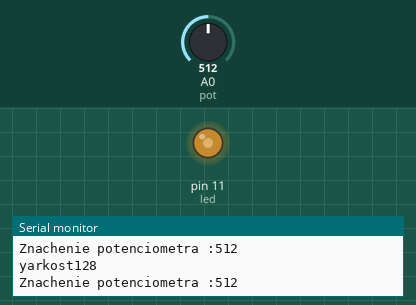
The sketch below on a simulated Arduino Uno, built with avr-gcc and run on an emulated ATmega328P. On the bench: output pins drawn as LEDs (lit = HIGH), the last lines printed to the serial monitor. The inputs (shaded band) are chosen by the test bench; at power-on: A0 (pot) = 512.

Above: at 1.2 s.
1.3 s: A0 (pot) set to 413
At 1.6 s:
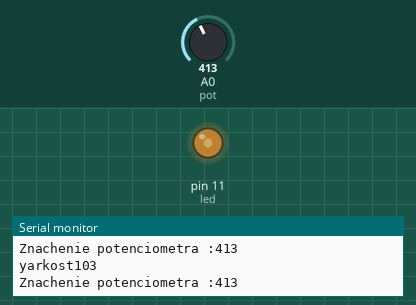
4.3 s: A0 (pot) set to 388
At 5.2 s:
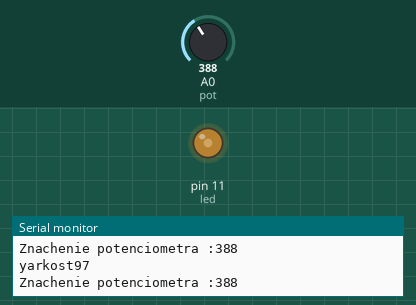
7.3 s: A0 (pot) set to 716
At 8.5 s:
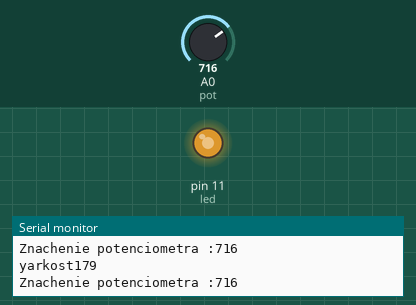
8.8 s: A0 (pot) set to 981
At 9.1 s:
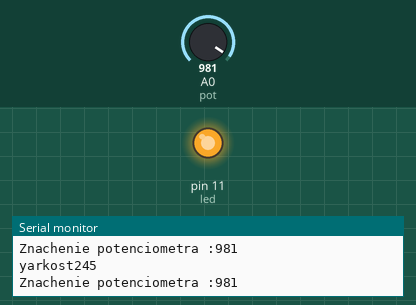
10.3 s: A0 (pot) set to 1012
At 11.3 s:
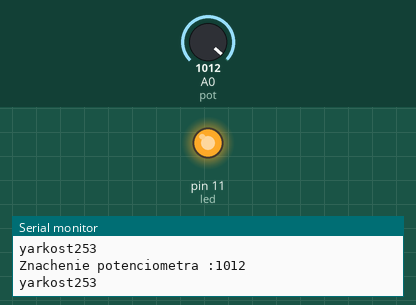
11.8 s: A0 (pot) set to 122
At 12.7 s:
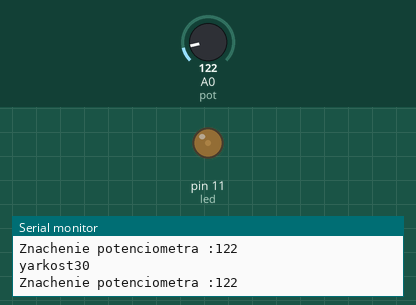
Timing chart, 0 to 14.3 s (numbered marks = the images above; inputs shaded):
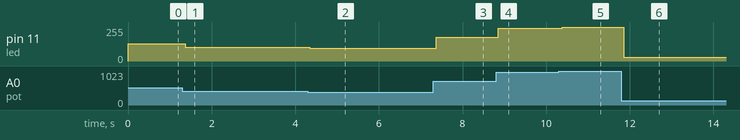

Measured:
- after the input at 1.3 s, pin 11 (led): 128/255 → 103/255 after 0.07 s
- after the input at 4.3 s, pin 11 (led): 103/255 → 97/255 at once
- after the input at 7.3 s, pin 11 (led): 97/255 → 179/255 after 0.07 s
- after the input at 8.8 s, pin 11 (led): 179/255 → 245/255 after 0.06 s
- after the input at 10.3 s, pin 11 (led): 245/255 → 253/255 after 0.09 s
- after the input at 11.8 s, pin 11 (led): 253/255 → 30/255 after 0.06 s

The sketch:

Potenciometr.ino
```cpp
/*
 * Суть программы это перевод значения полученого с потенциометра в шим
 */


  #define led    11 // светодиод
  #define pot    A0 // потенциометр

  int rotat; // значение потенциомтера
  int ledVal; // значение шим

void setup(){
  Serial.begin(9600);
  pinMode(led, OUTPUT);
  pinMode(pot, INPUT);
}

void loop(){
  rotat = analogRead(pot);

  // Преобразуем значение в яркость. Для этого делим rotat на 4, что с учетом округления даст нам число от 0 до 255. Именно это число мы подадим на шим-выход, с помощью которого можно управлять яркостью.
  ledVal = rotat / 4;

  Serial.print("Znachenie potenciometra :");
  Serial.println(rotat);
  Serial.print("yarkost");
  Serial.println(ledVal);
  analogWrite(led, ledVal);
}
```
